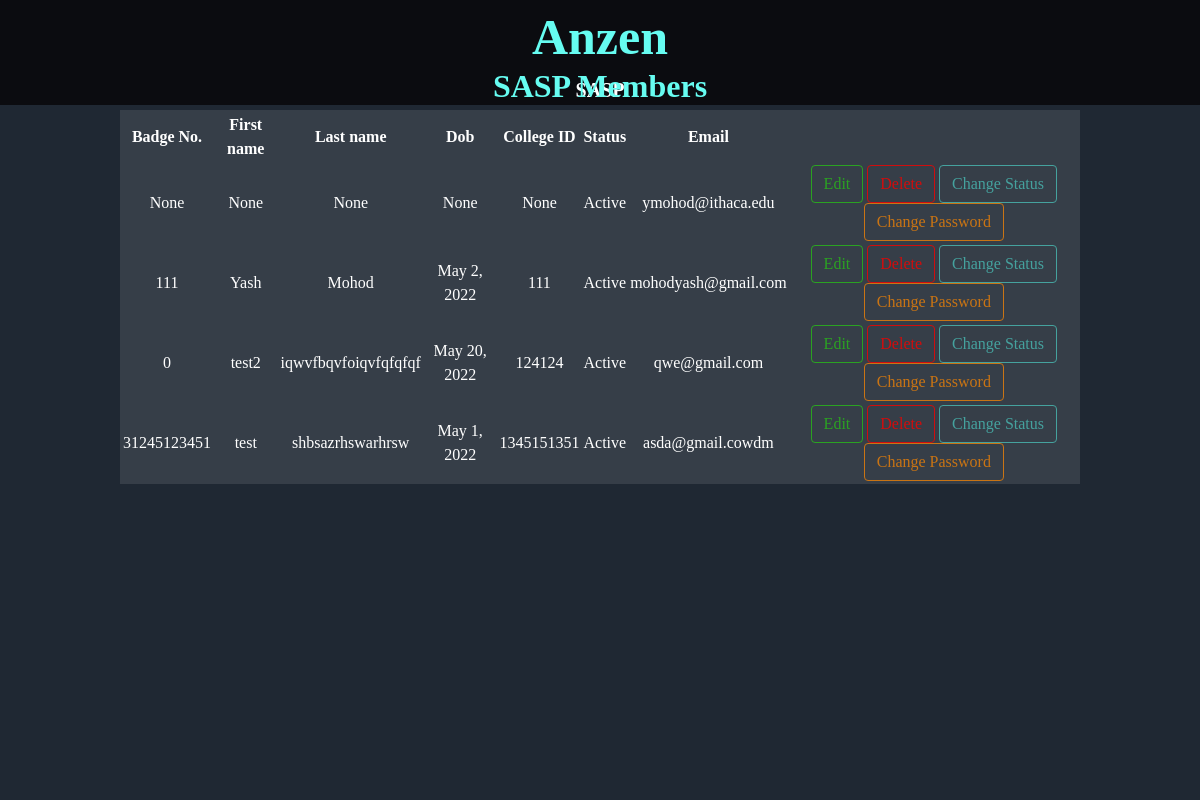
The page /userAccounts/ on the database as committed earlier.
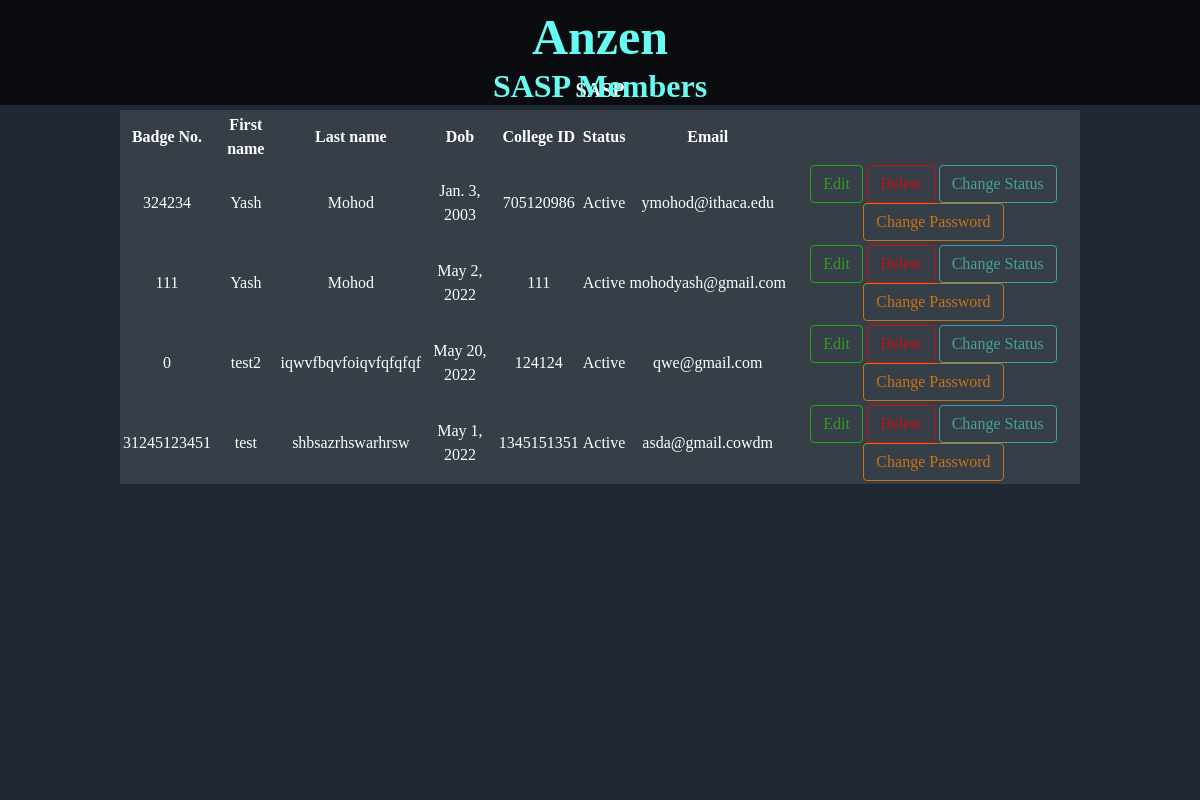
The same page on the database as committed later.
### accounts/models.py (models this page shows, shortened)
class User(AbstractBaseUser,PermissionsMixin):
    badgeNo = models.IntegerField(null=True)
    firstName = models.CharField(max_length=50,null=True)
    lastName = models.CharField(max_length=50,null=True)
    dob = models.DateField( auto_now=False, auto_now_add=False,null=True)
    collegeId = models.IntegerField(null=True)
    status = models.CharField(default='Active',max_length=50, choices=[('Active','Active'),('Not Active','Not Active')])
    email = models.EmailField( max_length=254, unique=True)
    is_superuser = models.BooleanField(default=False)
    is_staff = models.BooleanField(default=True)
    objects= CustomAccountManager()
    USERNAME_FIELD = 'email'

### accounts/views.py (the view, shortened to what this page needs)
# urls.py: path('userAccounts/',views.userAccounts,name='userAccounts'),
def userAccounts(request):
    print(request)
    users = models.User.objects.all()
    context ={'users':users }
    return render(request,'accounts/account_management/userAccounts.html',context)

### accounts/templates/accounts/account_management/userAccounts.html (shortened to what this page needs)
{% extends 'accounts/index.html' %}
{% block content %}
    <div class="accountsDisplay">
        <H1 style="color:#66fcf1 ;">
            SASP Members
        </H1>
        <form class="accountsDisplayForm" action="" method="POST">
            <table >
                <tr>
                    <th>Badge No.</th>
                    <th>First name</th>
                    <th>Last name</th>
                    <th>Dob</th>
                    <th>College ID</th>
                    <th>Status</th>
                    <th>Email</th>
                </tr>
                {% for user in users %}
                <tr>
                    <td> {{ user.badgeNo }}</td>
                    <td>{{ user.firstName }}</td>
                    <td>{{ user.lastName }}</td>
                    <td>{{ user.dob }}</td>
                    <td>{{ user.collegeId }}</td>
                    <td>{{ user.status }}</td>
                    <td> {{ user.email }}</td>
                    <td>
                        <button type="submit" class="editButton" value="edit" name="0{{user.id}}">Edit</button>
                        <button type="submit" class="deleteButton" value="delete" name="1{{user.id}}">Delete</button>
                        <button type="submit" class="statusButton" value="changestat" name="2{{user.id}}"> Change Status</button>
                        <button type="submit" class="passButton" value="changepass" name="3{{user.id}}"> Change Password</button>
                    </td>
                </tr>
                {% endfor %}
            </table>
        </form>
    </div>
{% endblock content %}

### accounts/templates/accounts/index.html (shortened to what this page needs)
{% load static %}
<!DOCTYPE html>
<html lang="en">
<head>
    <link rel="stylesheet" href="{% static 'accounts.css' %}">
</head>
<body>
    <div class='navBar'>
        <div class="navBarTitle">
            <a href=""><H1>Anzen</H1></a>
            <h2>SASP</h2>
        </div>
    </div>
    <div class="mainBody">
        {% block content %}
        {% endblock content %}
    </div>
</body>
</html>

### accounts/static/accounts.css (style rules this page uses)
*, *::before, *::after { box-sizing: border-box; }
body, h1, h2, h3, h4, p, figure, blockquote, dl, dd { margin: 0; }
body { min-height: 100vh; text-rendering: optimizeSpeed; line-height: 1.5; }
a:not([class]) { text-decoration-skip-ink: auto; }
input, button, textarea, select { font: inherit; }
body { display: flex; display: flex; flex-flow:column; height: 100%; }
.navBar { background-color: #0B0C10 ; flex: 0 1 auto; display: flex; flex-direction: row; justify-content: center; align-items: center; }
.navBarTitle { display: flex; flex-direction: column; justify-content: center; align-items: center; }
.navBarTitle a { text-decoration: none; }
.navBarTitle h1 { font-size: 50px; color: #66fcf1; }
.navBarTitle h2 { font-size: 20px; color: #ffffff; }
.mainBody { background-color: #1f2833 ; flex: 1 1 auto; display: flex; flex-direction: column; justify-content: center; align-items: center; }
.accountsDisplay { width: 100%; margin-top: -30%; display: flex; flex-direction: column; justify-content: space-evenly; align-items: center; }
.accountsDisplayForm { display: flex; flex-direction: column; justify-content: space-evenly; align-items: center; padding-left: 10%; padding-right: 10%; }
.accountsDisplayForm table { width: 100%; color: #ffffff; background-color: rgba(255, 255, 255, 0.1); text-align: center; }
.editButton { cursor: pointer; outline: 0; display: inline-block; font-weight: 400; line-height: 1.5; text-align: center; background-color: transparent; border: 1px solid transparent; padding: 6px 12px; font-size: 1rem; border-radius: .25rem; transition: color .15s ease-in-out,background-color .15s ease-in-out,border-color .15s ease-in-out,box-shadow .15s ease-in-out; color: #24e00b9d; border-color: #24e00b9d; }
.deleteButton { cursor: pointer; outline: 0; display: inline-block; font-weight: 400; line-height: 1.5; text-align: center; background-color: transparent; border: 1px solid transparent; padding: 6px 12px; font-size: 1rem; border-radius: .25rem; transition: color .15s ease-in-out,background-color .15s ease-in-out,border-color .15s ease-in-out,box-shadow .15s ease-in-out; color: #d10d0d; border-color: #d10d0d; }
.statusButton { cursor: pointer; outline: 0; display: inline-block; font-weight: 400; line-height: 1.5; text-align: center; background-color: transparent; border: 1px solid transparent; padding: 6px 12px; font-size: 1rem; border-radius: .25rem; transition: color .15s ease-in-out,background-color .15s ease-in-out,border-color .15s ease-in-out,box-shadow .15s ease-in-out; color: #45a29e; border-color: #45a29e; }
.passButton { cursor: pointer; outline: 0; display: inline-block; font-weight: 400; line-height: 1.5; text-align: center; background-color: transparent; border: 1px solid transparent; padding: 6px 12px; font-size: 1rem; border-radius: .25rem; transition: color .15s ease-in-out,background-color .15s ease-in-out,border-color .15s ease-in-out,box-shadow .15s ease-in-out; color: #c97414; border-color: #c97414; }

Rows that differ between the two databases and show on the page:
changed User "ymohod@ithaca.edu": badgeNo "None" → "324234"; firstName "None" → "Yash"; lastName "None" → "Mohod"; dob "None" → "Jan. 3, 2003"; collegeId "None" → "705120986"
